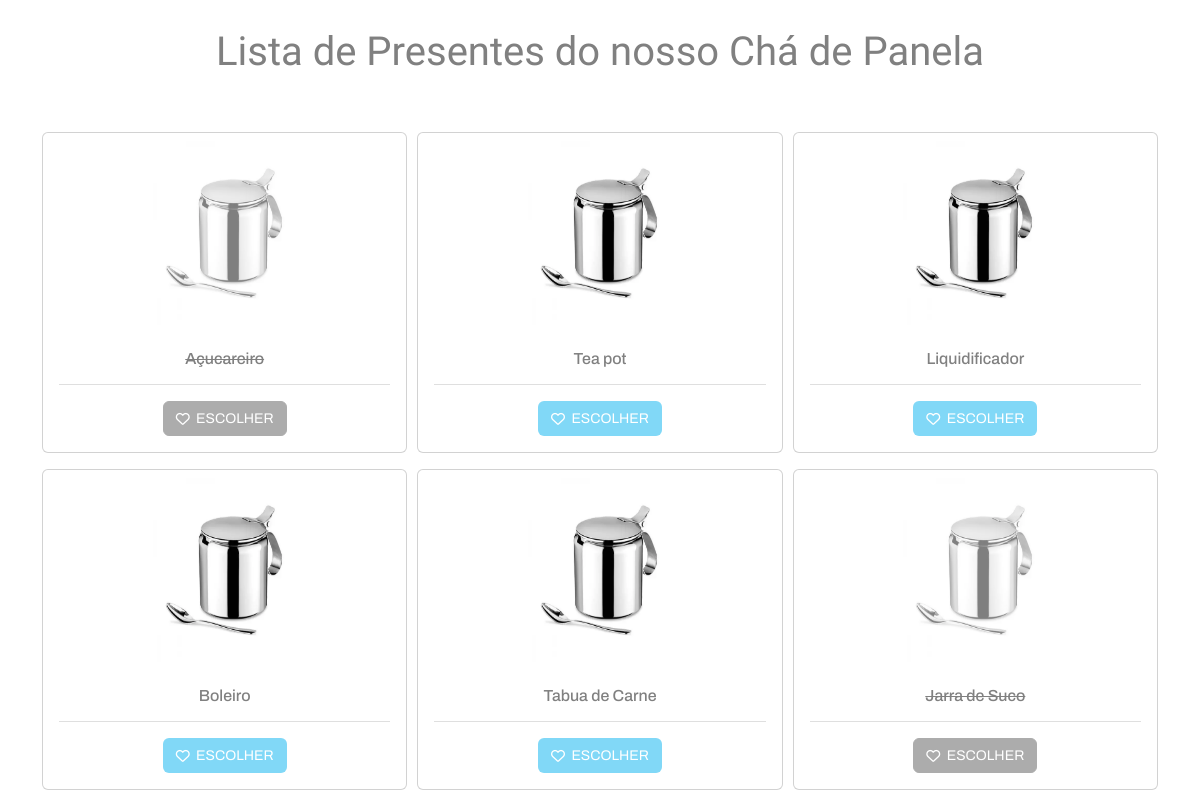
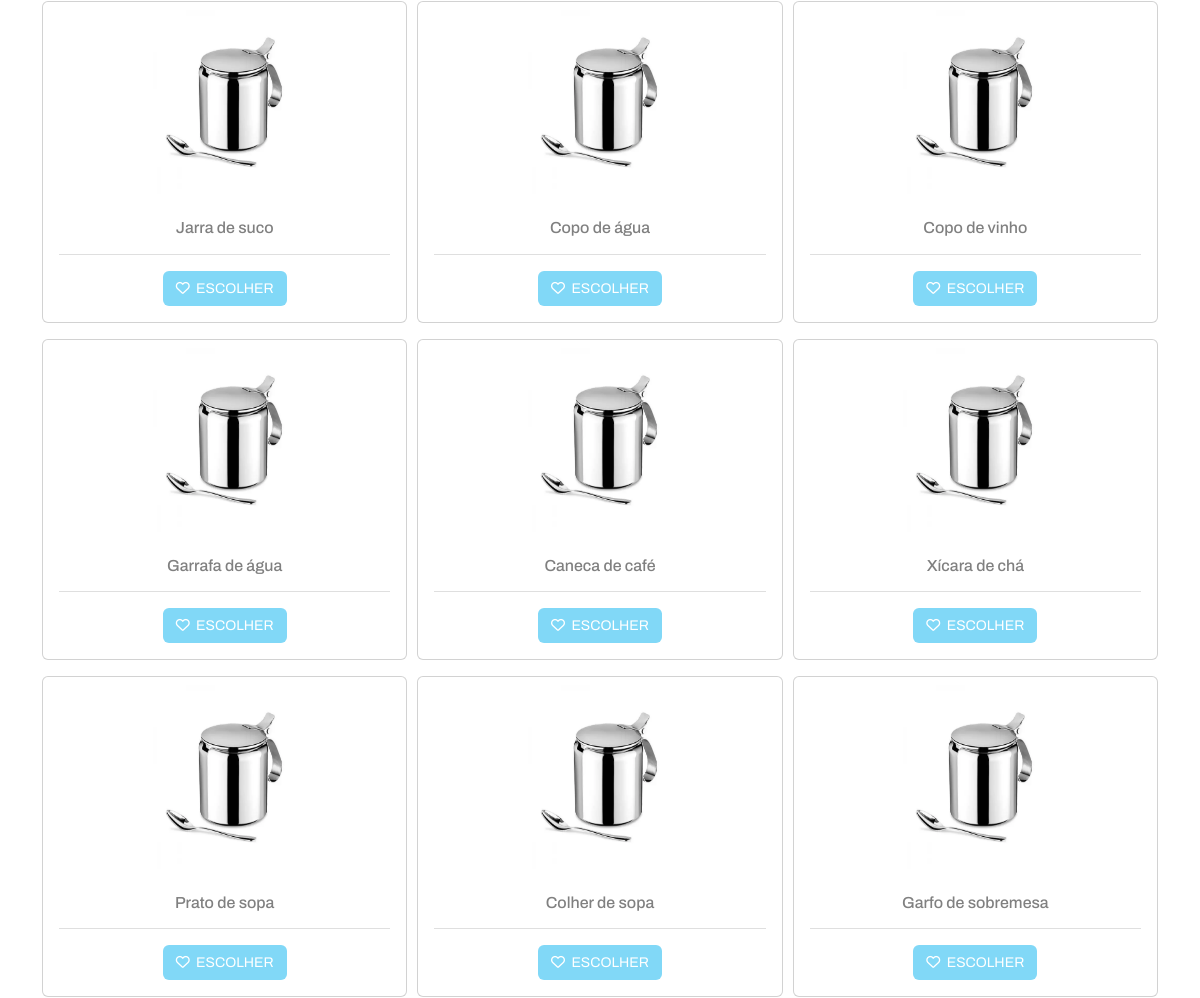
The app's page / (middle part), older data (2 pictures, top to bottom).
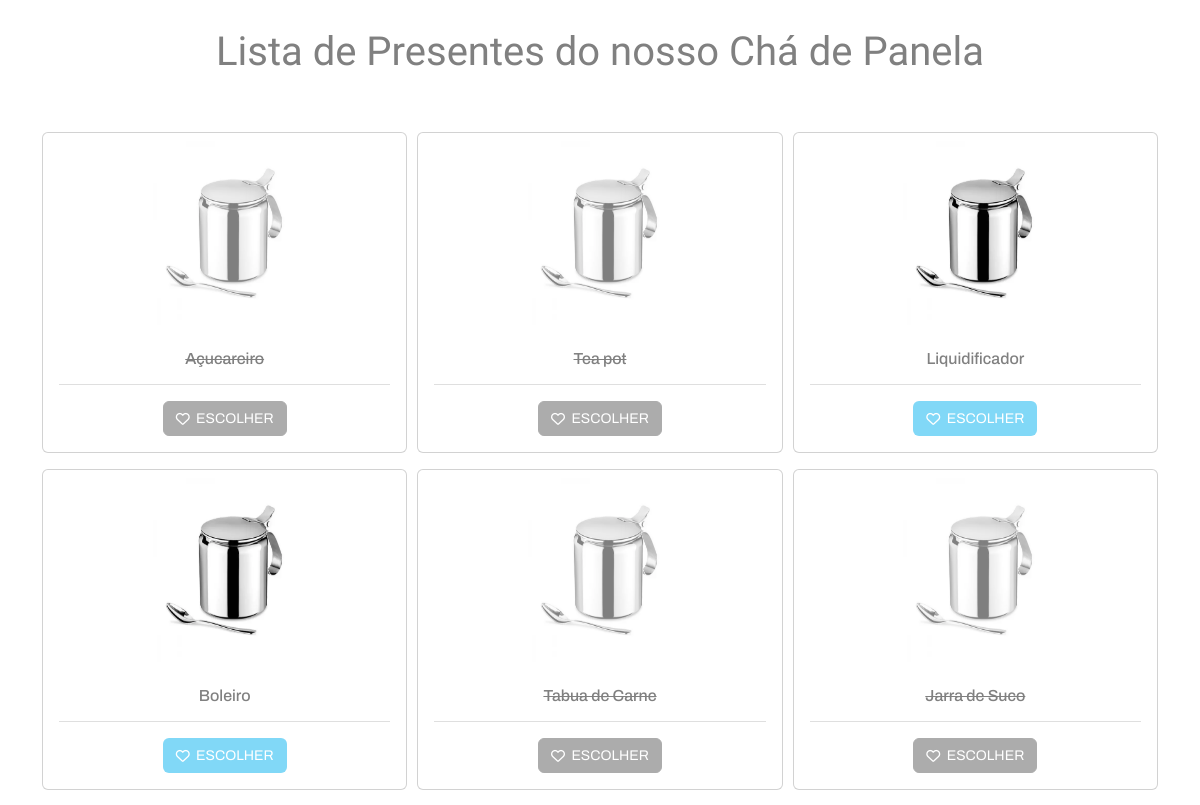
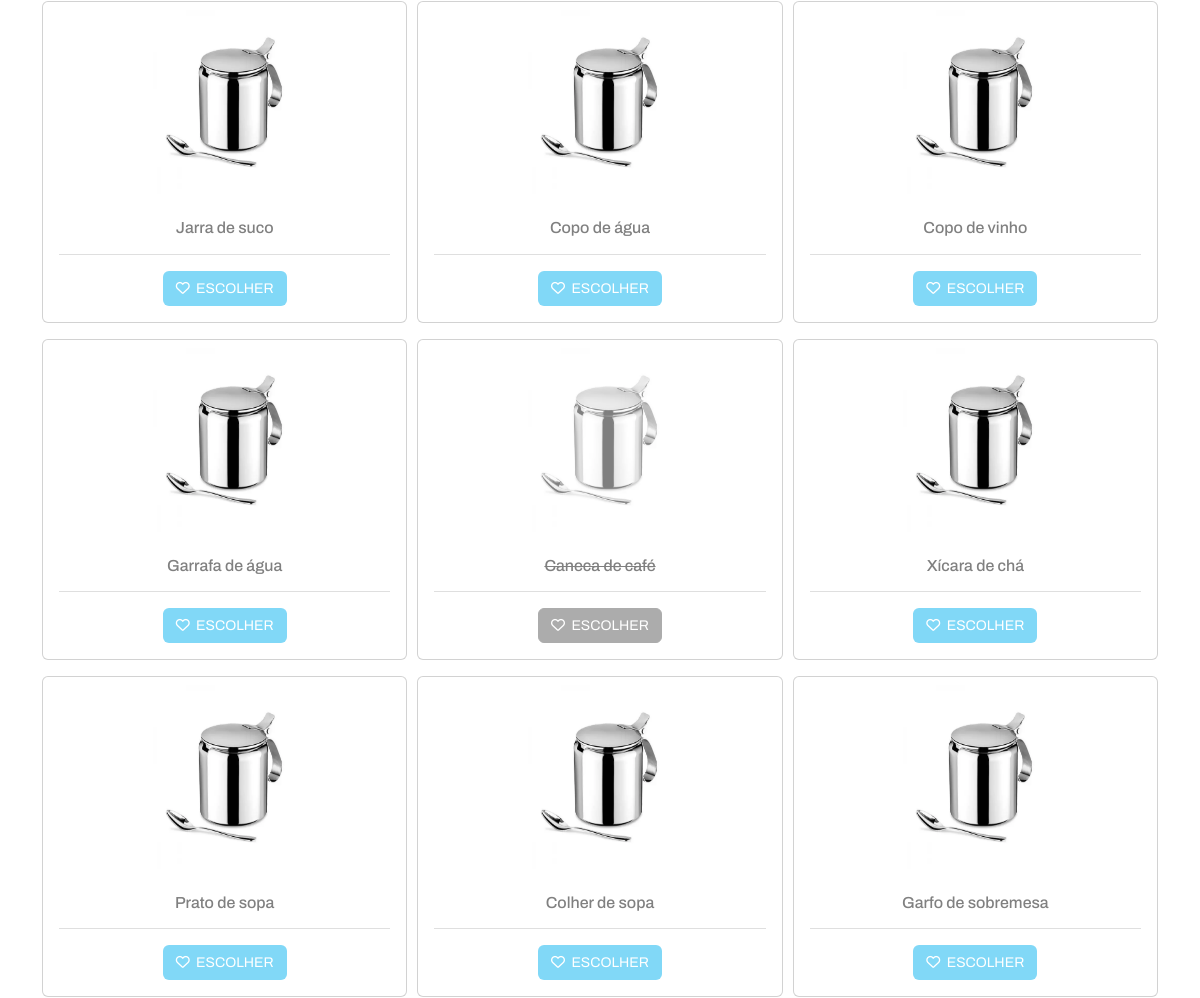
The same page, newer data (2 pictures, top to bottom).
### lista/models.py (models this page shows, shortened)
class Product(models.Model):
    name = models.CharField(max_length=100)
    description = models.CharField(max_length=100)
    status = models.BooleanField(default=True)
    imagem = models.ImageField(upload_to='upload/', null=True)
    guest_name = models.CharField(max_length=100, default="Convidado")
    guest_email = models.CharField(max_length=100, default="Convidado")
    in_stock_quantity = models.PositiveIntegerField(default=0)

### lista/views.py (the view, shortened to what this page needs)
# urls.py: path('', views.ProductListView.as_view(), name='list'),
class ProductListView(ListView):
    model = models.Product
    def get_queryset(self):
        if self.request.method == 'GET':
            product_id = self.request.GET.get('product_id', None)
            if product_id is not None:
                self.add_product(product_id)
        return models.Product.objects.all()

### lista/templates/lista/product_list.html (shortened to what this page needs)
{% load static %}
<!DOCTYPE html>
<html lang="en">
<head>
  <link href="https://cdn.jsdelivr.net/npm/bootstrap@5.2.3/dist/css/bootstrap.min.css" rel="stylesheet"
>
  <link rel="stylesheet" href="https://cdnjs.cloudflare.com/ajax/libs/font-awesome/6.3.0/css/all.min.css" />
  <link rel="stylesheet" type="text/css" href="{% static 'css/style.css' %}"/>
</head>
<body>
  <main>
    <div class="content">
      <h1 class="mt-4 mb-2 p-5">Lista de Presentes do nosso Chá de Panela</h1>
   <div class="container">
    <div class="cards mb-3">
    {% for product in product_list %}
    <div class="card">
      <div class= "w-100 d-flex justify-content-center align-items-center div-img">
        <img src="media/{{product.imagem}}" width="200" height="200" class="card-img-top p-2" {% if product.status %} style="" {% else %} style="opacity:0.5;"  {% endif %}>
      </div>
      <div class="card-body" {% if product.status %} style="" {% else %} style="text-decoration: line-through;" {% endif %}>
        <h5 class="card-title" style="text-align:center;">{{ product.name }}</h5>
        <hr style="color: #808080;">
        <button href="{% url 'lista:product_update' id=product.id %}" class="open-incident btn choose"
          value="{{ product.id }}" data-toggle="modal" data-id="{{ product.id }}"
          data-popup-url="{% url 'lista:product_update' id=product.id %}" data-target="#exampleModal{{product.id}}"
          data-bs-toggle="modal" data-bs-target="#exampleModal{{product.id}}" {% if product.status %} style="" {% else %} disabled style="background-color:#808080;border: 1px solid #808080;" {% endif %}" ><p><i class="fa-regular fa-heart mr-2"></i> Escolher</p></button>
      </div>
    </div>
  {% endfor %}
</div>
</div>
</div>
</main>
</body>
</html>

Row changes from the older to the newer data that the page shows:
changed Product "Tea pot": status True → False (drawn)
changed Product "Tabua de Carne": status True → False (drawn)
changed Product "Caneca de café": status True → False (drawn)
